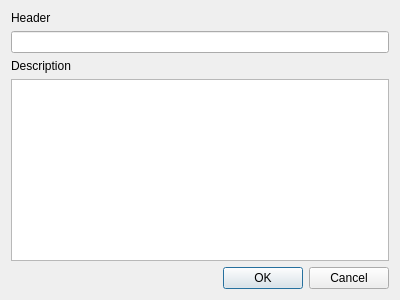
<?xml version="1.0" encoding="UTF-8"?>
<ui version="4.0">
 <class>MacrotaskDialog</class>
 <widget class="QDialog" name="MacrotaskDialog">
  <property name="geometry">
   <rect>
    <x>0</x>
    <y>0</y>
    <width>400</width>
    <height>300</height>
   </rect>
  </property>
  <property name="windowTitle">
   <string>Edit macro task</string>
  </property>
  <layout class="QVBoxLayout" name="verticalLayout">
   <item>
    <widget class="QLabel" name="label">
     <property name="text">
      <string>Header</string>
     </property>
    </widget>
   </item>
   <item>
    <widget class="QLineEdit" name="headerEdit"/>
   </item>
   <item>
    <widget class="QLabel" name="label_2">
     <property name="text">
      <string>Description</string>
     </property>
    </widget>
   </item>
   <item>
    <widget class="QTextEdit" name="descriptionEdit"/>
   </item>
   <item>
    <widget class="QDialogButtonBox" name="buttonBox">
     <property name="orientation">
      <enum>Qt::Horizontal</enum>
     </property>
     <property name="standardButtons">
      <set>QDialogButtonBox::Cancel|QDialogButtonBox::Ok</set>
     </property>
    </widget>
   </item>
  </layout>
 </widget>
 <resources/>
 <connections>
  <connection>
   <sender>buttonBox</sender>
   <signal>accepted()</signal>
   <receiver>MacrotaskDialog</receiver>
   <slot>accept()</slot>
   <hints>
    <hint type="sourcelabel">
     <x>248</x>
     <y>254</y>
    </hint>
    <hint type="destinationlabel">
     <x>157</x>
     <y>274</y>
    </hint>
   </hints>
  </connection>
  <connection>
   <sender>buttonBox</sender>
   <signal>rejected()</signal>
   <receiver>MacrotaskDialog</receiver>
   <slot>reject()</slot>
   <hints>
    <hint type="sourcelabel">
     <x>316</x>
     <y>260</y>
    </hint>
    <hint type="destinationlabel">
     <x>286</x>
     <y>274</y>
    </hint>
   </hints>
  </connection>
 </connections>
</ui>
